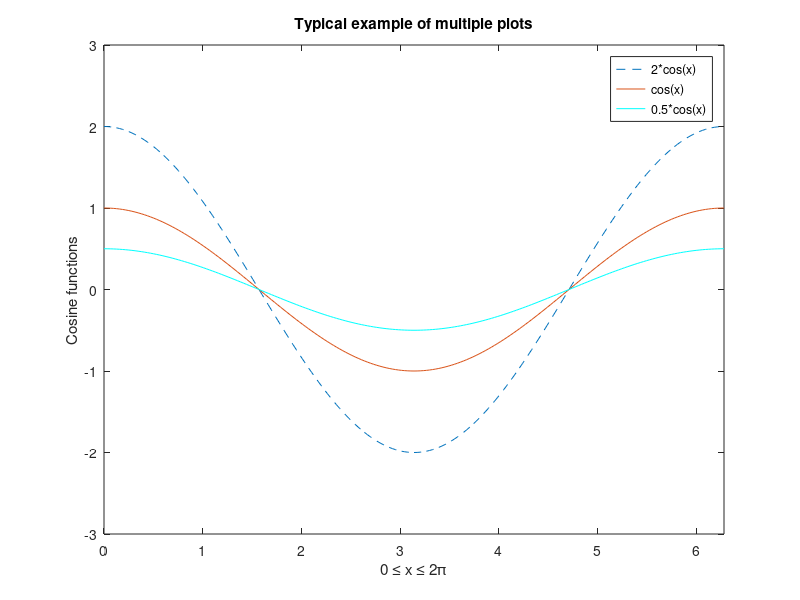

Write MATLAB code to recreate this figure.
x = 0:pi/100:2*pi;
y1 = 2*cos(x);
y2 = cos(x);
y3 = 0.5*cos(x);
plot(x,y1,'--',x,y2,'-',x,y3,'c')
xlabel('0 \leq x \leq 2\pi')
ylabel('Cosine functions')
legend('2*cos(x)','cos(x)','0.5*cos(x)')
title('Typical example of multiple plots')
axis([0 2*pi -3 3])




